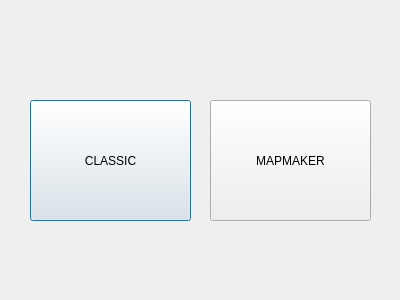
<?xml version="1.0" encoding="UTF-8"?>
<ui version="4.0">
 <class>ModeDialog</class>
 <widget class="QDialog" name="ModeDialog">
  <property name="geometry">
   <rect>
    <x>0</x>
    <y>0</y>
    <width>400</width>
    <height>300</height>
   </rect>
  </property>
  <property name="windowTitle">
   <string>Dialog</string>
  </property>
  <widget class="QPushButton" name="classic">
   <property name="geometry">
    <rect>
     <x>30</x>
     <y>100</y>
     <width>161</width>
     <height>121</height>
    </rect>
   </property>
   <property name="text">
    <string>CLASSIC</string>
   </property>
  </widget>
  <widget class="QPushButton" name="mapmaker">
   <property name="geometry">
    <rect>
     <x>210</x>
     <y>100</y>
     <width>161</width>
     <height>121</height>
    </rect>
   </property>
   <property name="text">
    <string>MAPMAKER</string>
   </property>
  </widget>
 </widget>
 <resources/>
 <connections/>
</ui>
